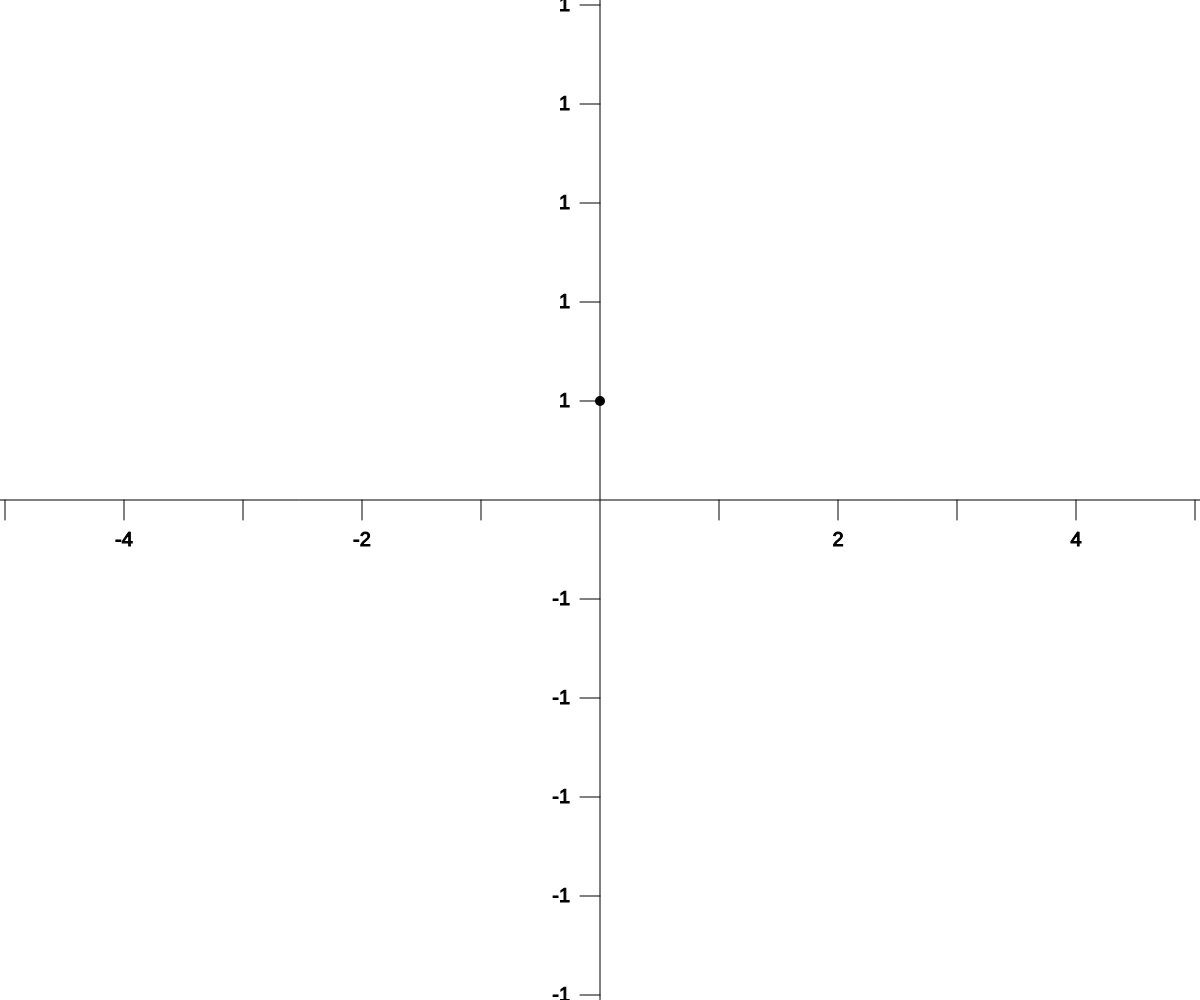
Frame 1 (no input)
Frame 60 (no input): identical to frame 1, image omitted
Frame 120 (the mouse pressed at the canvas centre since frame 60): identical to frame 1, image omitted

The p5.js sketch that drew this single still picture (run headless with seeded random() and noise() and a simulated clock; from frame 60 on, the mouse is pressed at the canvas centre):

// p5.js sketch
// ── sketch.js
let factorial = 0;


let scale = 5;
let vertical = 5;
let horizontal = 5;
let thisStart = 0;
let xStep;
let yStep;
let mode = 'powers'

function setup() {
  createCanvas(windowWidth, windowHeight);
  fill(0);
  stroke(0);
  strokeWeight(1);
  textSize(20);
  rectMode(RADIUS);
}

function draw() {
  background(255);
  translate(width/2,height/2);
  line(0,-height/2,0,height/2);
  line(-width/2,0,width/2,0);
  grid(horizontal,vertical,mode);
  graphFactorial();
}

function grid(numberX, numberY, mode){
  let counter = 0;
  let subCounter = 0;
  xStep = width/2/numberX-1;
  yStep = height/2/numberY-1;
  
  for(var i=xStep; i<width/2; i+=xStep){
    counter++;
    line(i,0,i,20);
    line(-i,0,-i,20);
    textAlign(CENTER, CENTER);
    if(counter%Math.floor(scale/2)===0){
      text(counter,i,40);
      text(-counter,-i,40);
    }
  }
  counter = 0;
  subCounter = 0;
  for(var i=yStep; i<width/2; i+=yStep){
    if(mode === '1:1'){
      counter++;
    }else if(mode === 'powers'){
      subCounter++;
      counter = Math.pow(subCounter, factorial);
    }
    line(0,i,0-20,i);
    line(0,-i,0-20,-i);
    textAlign(RIGHT);
    if(counter%scale===0&&i<height/2&&mode==='1:1'){
      text(-counter,-30, i);
      text(counter,-30,-i);
    }else if(mode==='powers'){
      text(-counter,-30, i);
      text(counter,-30,-i);
    }
  }
}

function graphFactorial(){
  let arr = [];
  //let start = Math.ceil(factorial/-2);
  let start = thisStart;
  //let start = -factorial;
  for(var i=start; i<=start+factorial; i++){
    arr.push(Math.pow(i, factorial));
  }
  for(var i=0; i<=factorial; i++){
    for(var k=0; k<arr.length; k++){
      strokeWeight(10);
      graphPoint(i,arr[k],xStep,yStep,mode);
      strokeWeight(1);
    }
    for(var j=arr.length-1; j>0; j--){
      arr[j]-=arr[j-1];
    }
    arr.splice(0,1);
  }
}

function graphPoint(x,y,xStep,yStep,mode){
  if(mode==='1:1'){
    point(x*xStep,y*yStep);
  }else if(mode==='powers'){
    if(y>0){
      if(factorial===0){
        point(x*xStep,-y*yStep);
      }else{
        y = -Math.pow(y, 1/factorial);
        point(x*xStep,y*yStep);
      }
    }else{
      if(factorial%2==0){
        y = Math.pow(-y, 1/factorial);
      }else{
        y = Math.pow(-y, 1/factorial);
      }
      point(x*xStep,y*yStep);
    }
  }
}

function keyPressed(){
  if(keyIsDown(40)){
    vertical++;
  }else if(keyIsDown(38)){
    vertical--;
  }else if(keyIsDown(37)){
    horizontal++;
  }else if(keyIsDown(39)){
    horizontal--;
  }else if(keyIsDown(87)){
    thisStart++;
  }else if(keyIsDown(83)){
    thisStart--;
  }else if(keyIsDown(70)){
    factorial++;
  }else if(keyIsDown(86)&&factorial>0){
    factorial--;
  }
}

function windowResized(){
  setup();
}
